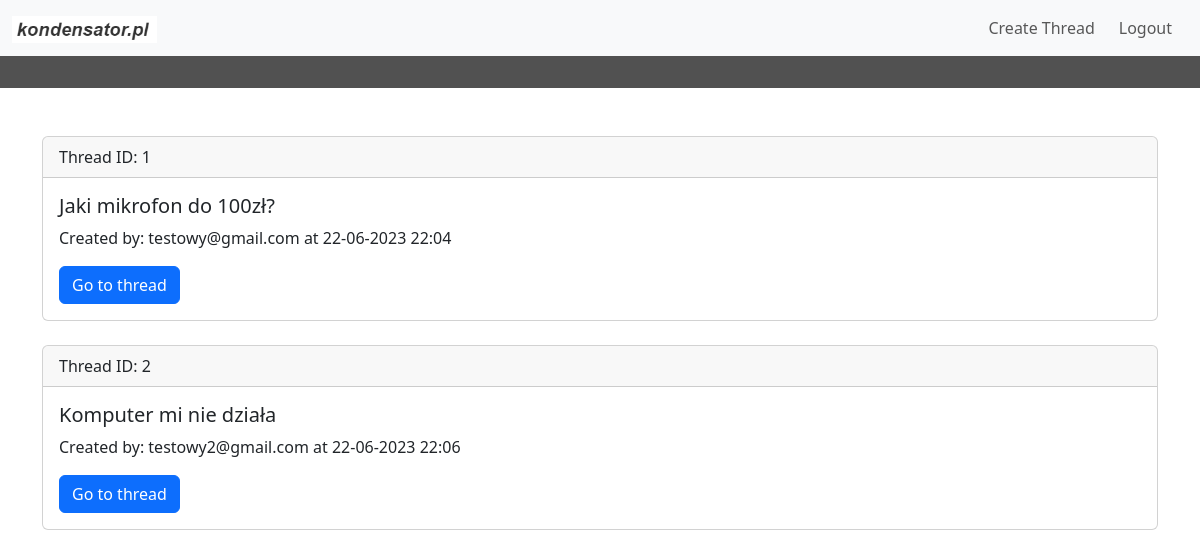
Screenshot of /topic/1 (signed in) with the database file from the repository.
### website/models.py (models this page shows)
class Thread(db.Model):
    id = db.Column(db.Integer, primary_key=True)
    title = db.Column(db.String(255))
    date = db.Column(db.DateTime(timezone=True), default=func.now())
    user_id = db.Column(db.Integer, db.ForeignKey('user.id'))
    topic_id = db.Column(db.Integer, db.ForeignKey('topic.id'))

class User(db.Model, UserMixin):
    id = db.Column(db.Integer, primary_key=True)
    email = db.Column(db.String(128), unique=True)
    password = db.Column(db.String(150))
    threads = db.relationship('Thread')
    posts = db.relationship('Post')

### website/views.py (the view)
@views.route('/topic/<int:topic_id>')
@login_required
def topic_view(topic_id):
    topic = Topic.query.get_or_404(topic_id)
    threads = Thread.query.filter_by(topic_id=topic_id).all()
    thread_list = []
    for thread in threads:
        user = User.query.get(thread.user_id)
        thread_dict = {
            'id': thread.id,
            'title': thread.title,
            'author_email': user.email,
            'created_at': thread.date
        }
        thread_list.append(thread_dict)
    return render_template('topic.html', user=current_user, threads=thread_list, topic_id=topic_id)

### website/templates/topic.html (shortened to what this page needs)
{% extends "base.html" %}
{% block content %}
    <div class="container mt-5">
        {% for thread in threads %}
            <div class="card mb-4">
                <div class="card-header">
                    Thread ID: {{ thread.id }}
                </div>
                <div class="card-body">
                    <h5 class="card-title">{{ thread.title }}</h5>
                    <p class="card-text">Created by: {{ thread.author_email }} at {{ thread.created_at.strftime('%d-%m-%Y %H:%M') }}</p>
                    <a href="{{ url_for('views.thread_view', thread_id=thread.id) }}" class="btn btn-primary">Go to thread</a>
                </div>
            </div>
        {% endfor %}
    </div>
{% endblock %}

### rows the page displays
Thread: title "Jaki mikrofon do 100zł?", created_at "22-06-2023 22:04"
User: author_email "testowy@gmail.com"
Thread: title "Komputer mi nie działa", created_at "22-06-2023 22:06"
User: author_email "testowy2@gmail.com"

### other values shown
{{ thread.id }} "1" "2"
